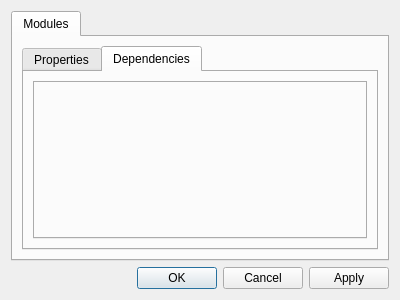
<?xml version="1.0" encoding="UTF-8"?>
<ui version="4.0">
 <class>Maditor::View::ModuleListPropertiesWidget</class>
 <widget class="QDialog" name="Maditor::View::ModuleListPropertiesWidget">
  <property name="geometry">
   <rect>
    <x>0</x>
    <y>0</y>
    <width>400</width>
    <height>300</height>
   </rect>
  </property>
  <property name="windowTitle">
   <string>Properties - Module '%1'</string>
  </property>
  <layout class="QVBoxLayout" name="verticalLayout">
   <item>
    <widget class="QTabWidget" name="tabWidget">
     <property name="tabPosition">
      <enum>QTabWidget::North</enum>
     </property>
     <property name="currentIndex">
      <number>0</number>
     </property>
     <widget class="QWidget" name="modulesTab">
      <attribute name="title">
       <string>Modules</string>
      </attribute>
      <layout class="QGridLayout" name="gridLayout">
       <item row="0" column="0">
        <widget class="QTabWidget" name="modulesWidget">
         <property name="currentIndex">
          <number>1</number>
         </property>
         <widget class="QWidget" name="propertiesTab">
          <attribute name="title">
           <string>Properties</string>
          </attribute>
          <layout class="QGridLayout" name="gridLayout_3">
           <item row="0" column="0">
            <widget class="QTableWidget" name="propertiesWidget">
             <property name="rowCount">
              <number>0</number>
             </property>
             <property name="columnCount">
              <number>3</number>
             </property>
             <column>
              <property name="text">
               <string>Module</string>
              </property>
             </column>
             <column>
              <property name="text">
               <string>Client Code</string>
              </property>
             </column>
             <column>
              <property name="text">
               <string>Server Code</string>
              </property>
             </column>
            </widget>
           </item>
          </layout>
         </widget>
         <widget class="QWidget" name="dependenciesTab">
          <attribute name="title">
           <string>Dependencies</string>
          </attribute>
          <layout class="QGridLayout" name="gridLayout_2">
           <item row="0" column="0">
            <widget class="QTabWidget" name="dependenciesWidget"/>
           </item>
          </layout>
         </widget>
        </widget>
       </item>
      </layout>
     </widget>
    </widget>
   </item>
   <item>
    <widget class="QDialogButtonBox" name="buttonBox">
     <property name="orientation">
      <enum>Qt::Horizontal</enum>
     </property>
     <property name="standardButtons">
      <set>QDialogButtonBox::Apply|QDialogButtonBox::Cancel|QDialogButtonBox::Ok</set>
     </property>
    </widget>
   </item>
  </layout>
 </widget>
 <resources/>
 <connections>
  <connection>
   <sender>buttonBox</sender>
   <signal>accepted()</signal>
   <receiver>Maditor::View::ModuleListPropertiesWidget</receiver>
   <slot>accept()</slot>
   <hints>
    <hint type="sourcelabel">
     <x>248</x>
     <y>254</y>
    </hint>
    <hint type="destinationlabel">
     <x>157</x>
     <y>274</y>
    </hint>
   </hints>
  </connection>
  <connection>
   <sender>buttonBox</sender>
   <signal>rejected()</signal>
   <receiver>Maditor::View::ModuleListPropertiesWidget</receiver>
   <slot>reject()</slot>
   <hints>
    <hint type="sourcelabel">
     <x>316</x>
     <y>260</y>
    </hint>
    <hint type="destinationlabel">
     <x>286</x>
     <y>274</y>
    </hint>
   </hints>
  </connection>
 </connections>
 <slots>
  <slot>apply()</slot>
 </slots>
</ui>
